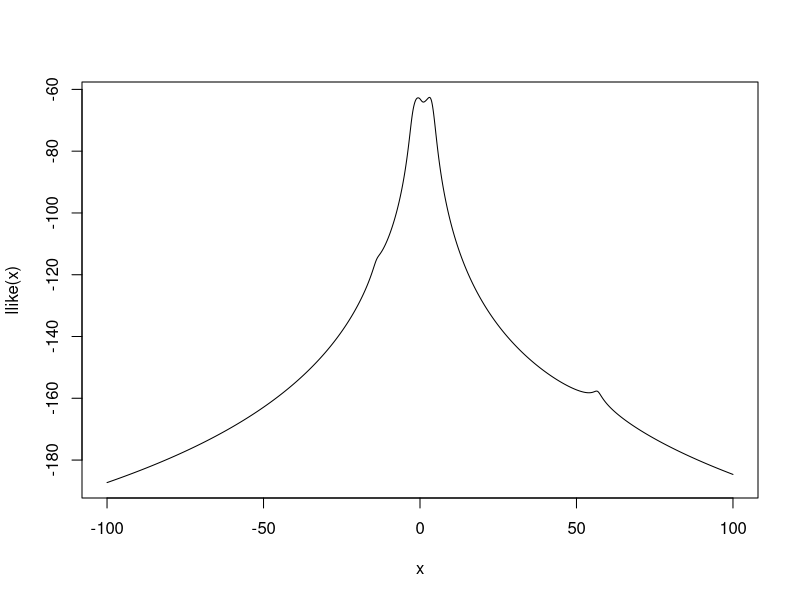
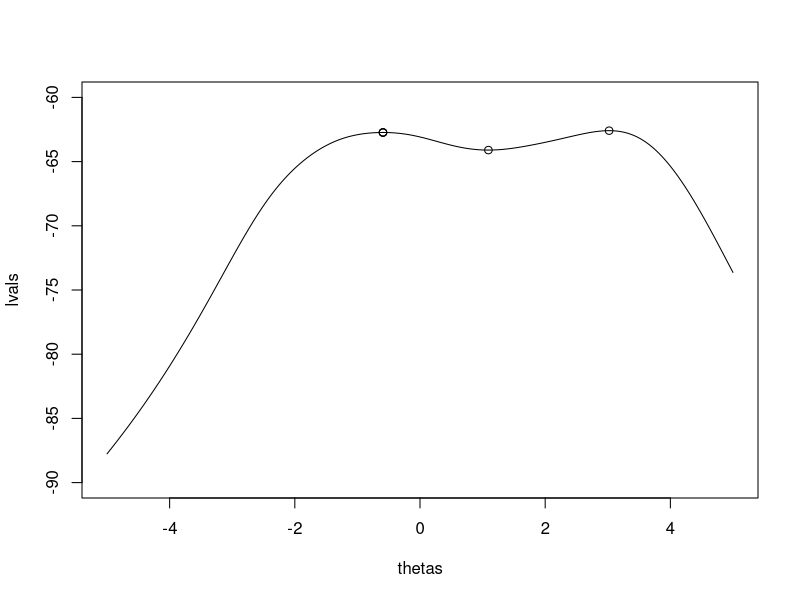
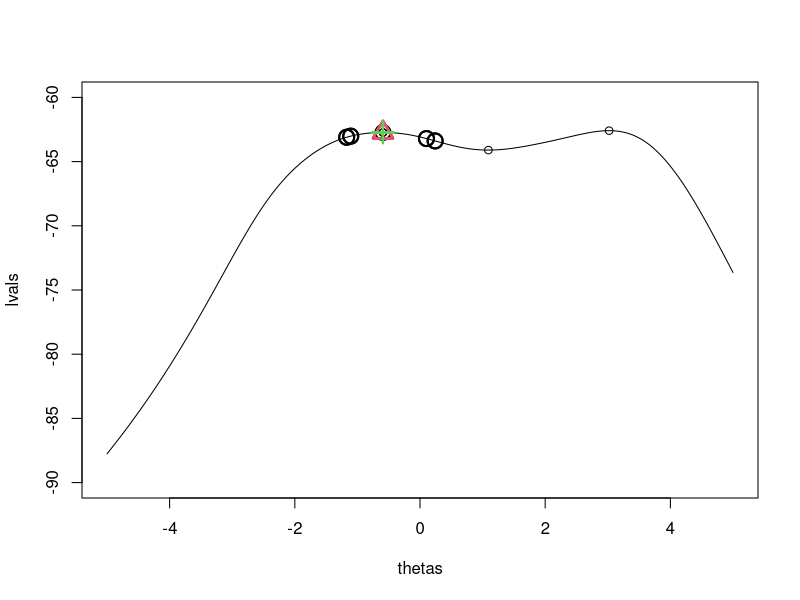
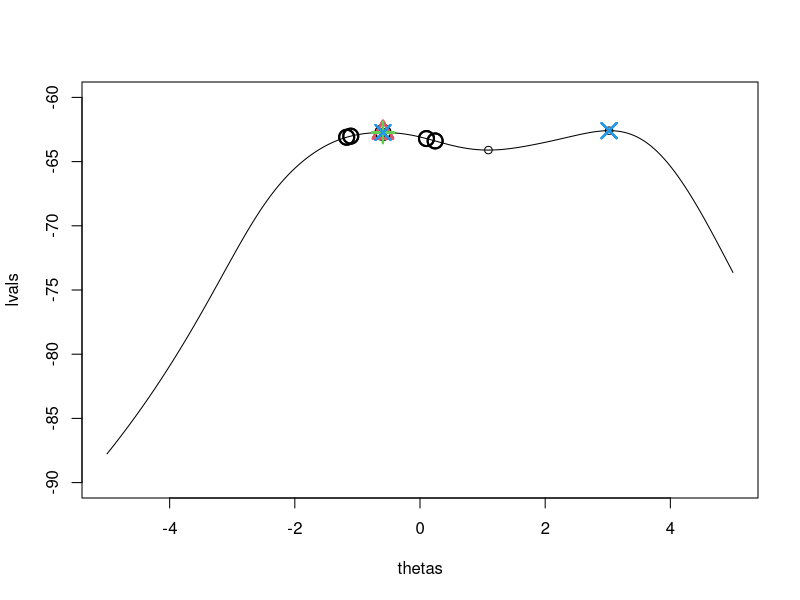
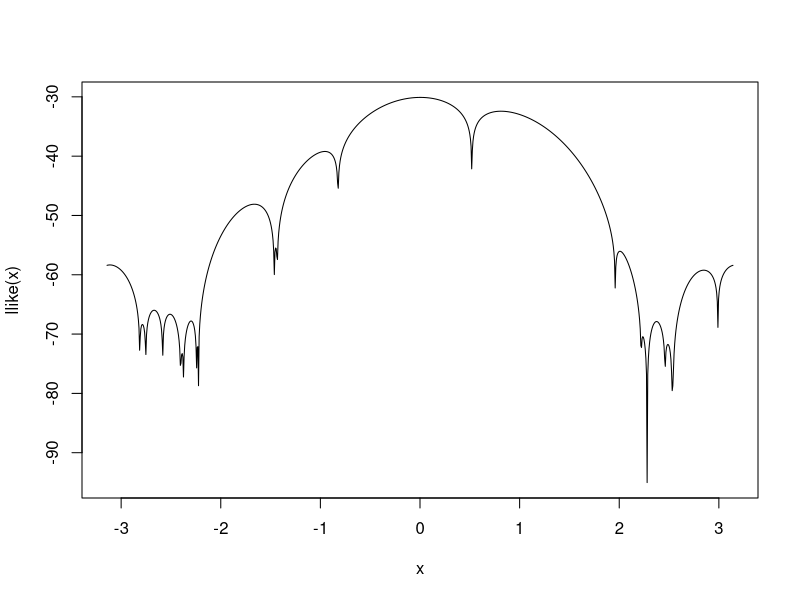
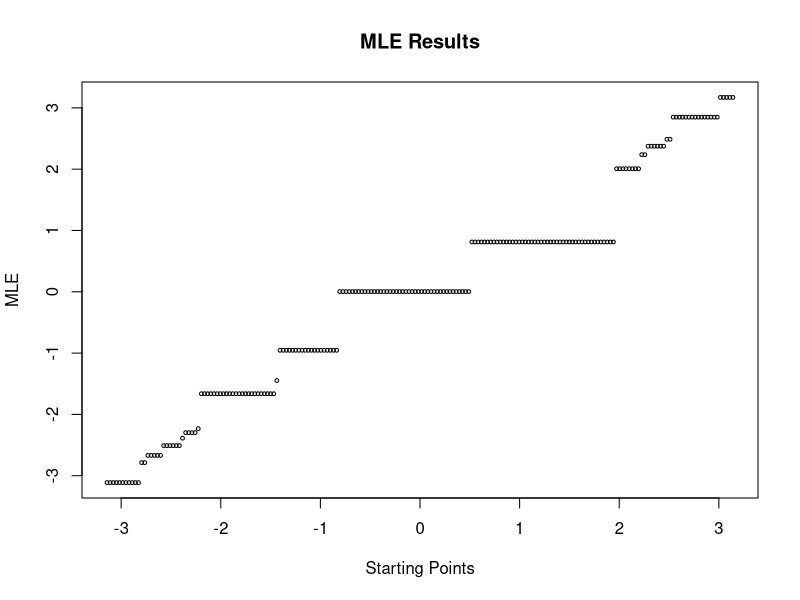
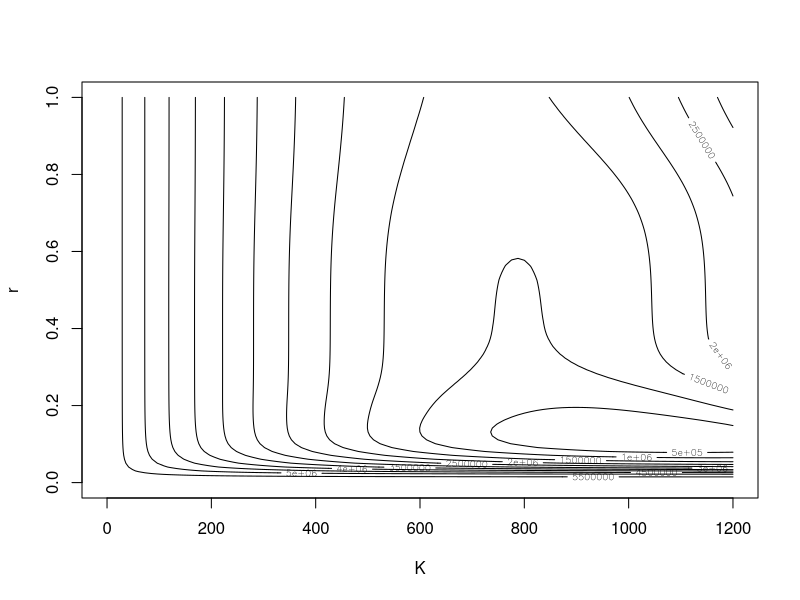

Generate these figures, in order, with R:
## ---- chunk 1
rm(list=ls())
if (!require("knitr")) 
  install.packages("knitr",dependencies = TRUE) 

## specify global chunk options
knitr::opts_chunk$set(fig.width = 16, fig.height = 5, dpi = 300,
                      out.width = "90%", fig.align = "center")
## ---- chunk 2
###q1b
x <- c(1.77,-0.23,2.76,3.80,3.47,56.75,-1.34,4.24,-2.44,
       3.29,3.71,-2.40,4.53,-0.07,-1.05,-13.87,-2.53,-1.75)
#l(theta)
llikeli <- function(theta,x. = x){
  sum(-log(pi)-log(1+(x. - theta)^2))
}
llike <- Vectorize(llikeli)
#graph the log-likelihood function, limit from -100 to 100
curve(llike, from = -100, to = 100, n = 10000)
## ---- chunk 3
#l'(theta)
lp <- function(theta,x. = x){
  -2*sum((theta-x.)/(1+(theta-x.)^2))
}
#l''(theta)
lpp <- function(theta,x. = x)
{
  -2*sum((1-(theta-x.)^2)/((1+(theta-x.)^2)^2))
}

#starting points
startp <- c(-11, -1, 0, 1.5, 4, 4.7, 7, 8, 38)

thetas_1b <- rep(NA,length(startp))
counts_1b <- rep(NA,length(startp))
lvals_1b <- rep(NA,length(startp))

#Newton-Raphson method
for(i in 1:length(startp)){
  theta <- startp[i]
  count <- 0
  process <- TRUE
  while(process){
    l <- llikeli(theta, x. = x)
    l1 <- lp(theta, x. = x)
    l2 <- lpp(theta, x. = x)
    #theta_(t+1) = theta_t - l'(theta_t)/l''(theta_t)
    theta <- theta - l1/l2
    count <- count + 1
    #let l1 close to 0 and test less than 10000 times
    if(abs(l1) < 1e-6 | count == 10000)
      process = FALSE
  }
  thetas_1b[i] <- theta
  counts_1b[i] <- count
  lvals_1b[i] <- llikeli(theta, x. = x)
}
## ---- chunk 4
counts_1b
lvals_1b
#determine the range of the plot
llikeli(-5, x)
max(lvals_1b)

#plotting
plot(thetas_1b,lvals_1b, "p", xlim = c(-5, 5), 
     ylim = c(-90, -60), xlab = c("thetas"), ylab = c("lvals"))
curve(llike, from = -5, to = 5, n = 1000, add = TRUE)
## ---- chunk 5
#take sample mean as the start point
startpp <- mean(x)

thetas_1bb <- rep(NA,length(startpp))
counts_1bb <- rep(NA,length(startpp))
lvals_1bb <- rep(NA,length(startpp))

#Newton-Raphson method
for(i in 1:length(startpp)){
  theta <- startpp[i]
  count <- 0
  process <- TRUE
  while(process){
    l <- llikeli(theta, x. = x)
    l1 <- lp(theta, x. = x)
    l2 <- lpp(theta, x. = x)
    #theta_(t+1) = theta_t - l'(theta_t)/l''(theta_t)
    theta <- theta - l1/l2
    count <- count + 1
    #let l1 close to 0 and test less than 10000 times
    if(abs(l1) < 1e-6 | count == 10000)
      process = FALSE
  }
  thetas_1bb[i] <- theta
  counts_1bb[i] <- count
  lvals_1bb[i] <- llikeli(theta, x. = x)
}
## ---- chunk 6
counts_1bb
lvals_1bb
## ---- chunk 7
G <- function(theta, x. = x, alpha. = alpha){
  alpha * lp(theta, x. = x) + theta
}
alphas <- c(1, 0.64, 0.25)
thetas_1c <- matrix(NA,length(startp),length(alphas))
counts_1c <- matrix(NA,length(startp),length(alphas))
lvals_1c <- matrix(NA,length(startp),length(alphas))

#fixed-point iterations
for(j in 1:length(startp)){
  theta <- startp[j]
  for (k in 1:length(alphas)){
    alpha <- alphas[k]
    count <- 0
    process <- TRUE
    while(process){
      l1 <- lp(theta, x. = x)
      #G(x) = alpha * l'(theta) + theta
      theta <- G(theta, x. = x, alpha. = alpha)
      count <- count + 1
      #let l1 close to 0 and test less than 10000 times
      if(abs(l1) < 1e-6 | count == 10000){
        process = FALSE
        thetas_1c[j,k] <- theta
        counts_1c[j,k] <- count
        lvals_1c[j,k] <- llikeli(theta, x. = x)       
      }
    }
  }
}

row.names(thetas_1c) <- startp
row.names(counts_1c) <- startp
row.names(lvals_1c) <- startp
colnames(thetas_1c) <- alphas
colnames(counts_1c) <- alphas
colnames(lvals_1c) <- alphas
## ---- chunk 8
plot(thetas_1b,lvals_1b, "p", xlim = c(-5, 5), 
     ylim = c(-90, -60), xlab = c("thetas"), ylab = c("lvals"))
curve(llike, from = -5, to = 5, n = 1000, add = TRUE)
typ <- seq(1,length(alphas),1)
for (m in 1:length(typ)){
  points(thetas_1c[,m], lvals_1c[,m], pch=typ[m], col=typ[m], cex=2, lwd=2)
}
## ---- chunk 9
#I(theta) = n/2
I <- length(x)/2

thetas_1d <- rep(NA,length(startp))
counts_1d <- rep(NA,length(startp))
lvals_1d <- rep(NA,length(startp))

#fisher scoring
for(n in 1:length(startp)){
  theta <- startp[n]
  count <- 0
  process <- TRUE
  while(process){
    l1 <- lp(theta, x. = x)
    #theta_(t+1) = theta_t - l'(theta_t)/l''(theta_t)
    theta <- theta + l1/I
    count <- count + 1
    #let l1 close to 0 and test less than 10 times
    if(abs(l1) < 1e-6 | count == 10000)
      process = FALSE
  }
  thetas_1d[n] <- theta
  counts_1d[n] <- count
  lvals_1d[n] <- llikeli(theta, x. = x)
}

#then using newton raaphson method
thetas_1dn <- rep(NA,length(startp))
counts_1dn <- rep(NA,length(startp))
lvals_1dn <- rep(NA,length(startp))

for(i in 1:length(startp)){
  theta <- thetas_1d[i]
  count <- 0
  process <- TRUE
  while(process){
    l <- llikeli(theta, x. = x)
    l1 <- lp(theta, x. = x)
    l2 <- lpp(theta, x. = x)
    #theta_(t+1) = theta_t - l'(theta_t)/l''(theta_t)
    theta <- theta - l1/l2
    count <- count + 1
    #let l1 close to 0 and test less than 10000 times
    if(abs(l1) < 1e-6 | count == 10000)
      process = FALSE
  }
  thetas_1dn[i] <- theta
  counts_1dn[i] <- count
  lvals_1dn[i] <- llikeli(theta, x. = x)
}
## ---- chunk 10
plot(thetas_1b,lvals_1b, "p", xlim = c(-5, 5), 
     ylim = c(-90, -60), xlab = c("thetas"), ylab = c("lvals"))
curve(llike, from = -5, to = 5, n = 1000, add = TRUE)
typ <- seq(1,length(alphas),1)
for (m in 1:length(typ)){
  points(thetas_1c[,m], lvals_1c[,m], pch=typ[m], col=typ[m], cex=2, lwd=2)
}
points(thetas_1dn,lvals_1dn, pch=length(typ)+1, col=length(typ)+1, cex=2, lwd=2)
## ---- chunk 11
counts_1b
knitr::kable(counts_1c)
counts_1d
## ---- chunk 12
thetas_1b
knitr::kable(thetas_1c)
thetas_1d
## ---- chunk 13
rm(list=ls())
x <- c(3.91, 4.85, 2.28, 4.06, 3.70, 4.04, 5.46, 3.53, 2.28, 1.96,
       2.53, 3.88, 2.22, 3.47, 4.82, 2.46, 2.99, 2.54, 0.52)

#l(theta)
llikeli <- function(theta,x. = x){
  sum(-log(2*pi)+log(1-cos(x. - theta)))
}
llike <- Vectorize(llikeli)
#graph the log-likelihood function, limit from -pi to pi
curve(llike, from = -pi, to = pi, n = 1000)
## ---- chunk 14
###q2b
estimator <-function(theta, xbar){
  pi+sin(theta)-xbar
}
print(root1<-uniroot(estimator,c(0,pi/2),xbar=mean(x))$root)

print(root2<-uniroot(estimator,c(pi/2,pi),xbar=mean(x))$root)
## ---- chunk 15
#starting points
startp <- c(root1, root2, -2.7, 2.7)
## ---- chunk 16
lp <- function(theta, x. = x){
  sum((sin(x-theta))/(1-cos(x-theta)))
}
lpp <- function(theta, x. = x){
  -sum(1/(cos(x-theta)-1))
  }

thetas_2cd <- rep(NA,length(startp))
counts_2cd <- rep(NA,length(startp))
lvals_2cd <- rep(NA,length(startp))

#Newton-Raphson method
for(i in 1:length(startp)){
  theta <- startp[i]
  count <- 0
  process <- TRUE
  while(process){
    l <- llikeli(theta, x. = x)
    l1 <- lp(theta, x. = x)
    l2 <- lpp(theta, x. = x)
    #theta_(t+1) = theta_t - l'(theta_t)/l''(theta_t)
    theta <- theta - l1/l2
    count <- count + 1
    #let l1 close to 0 and test less than 10000 times
    if(abs(l1) < 1e-6 | count == 10000)
      process = FALSE
  }
  thetas_2cd[i] <- theta
  counts_2cd[i] <- count
  lvals_2cd[i] <- llikeli(theta, x. = x)
}

thetas_2cd <- matrix(thetas_2cd, ncol = length(startp))
counts_2cd <- matrix(counts_2cd, ncol = length(startp))
lvals_2cd <- matrix(lvals_2cd, ncol = length(startp))
colnames(thetas_2cd) <- round(startp, digits = 2)
colnames(counts_2cd) <- round(startp, digits = 2)
colnames(lvals_2cd) <- round(startp, digits = 2)
## ---- chunk 17
knitr::kable(thetas_2cd)
knitr::kable(counts_2cd)
knitr::kable(lvals_2cd)
## ---- chunk 18
###q2e
#starting points
startp <- seq(-pi, pi, length.out = 200)

thetas_2e <- rep(NA,length(startp))
counts_2e <- rep(NA,length(startp))
lvals_2e <- rep(NA,length(startp))

#Newton-Raphson method
for(i in 1:length(startp)){
  theta <- startp[i]
  count <- 0
  process <- TRUE
  while(process){
    l <- llikeli(theta, x. = x)
    l1 <- lp(theta, x. = x)
    l2 <- lpp(theta, x. = x)
    #theta_(t+1) = theta_t - l'(theta_t)/l''(theta_t)
    theta <- theta - l1/l2
    count <- count + 1
    #let l1 close to 0 and test less than 10000 times
    if(abs(l1) < 1e-6 | count == 10000)
      process = FALSE
  }
  thetas_2e[i] <- theta
  counts_2e[i] <- count
  lvals_2e[i] <- llikeli(theta, x. = x)
}

thetas_2e <- matrix(thetas_2e, ncol = length(startp))
counts_2e <- matrix(counts_2e, ncol = length(startp))
lvals_2e <- matrix(lvals_2e, ncol = length(startp))
colnames(thetas_2e) <- round(startp, digits = 2)
colnames(counts_2e) <- round(startp, digits = 2)
colnames(lvals_2e) <- round(startp, digits = 2)
## ---- chunk 19
plot(startp, thetas_2e, main='MLE Results', cex = 0.5,
     ylab='MLE', xlab='Starting Points', pch = 1)
## ---- chunk 20
thetas_2ee <- as.data.frame(round(t(thetas_2e), digits = 2))
colnames(thetas_2ee) <- c("MLE")
uniq <- unique(thetas_2ee)
knitr::kable(uniq)
## ---- chunk 21
grp <- split(startp, round(thetas_2e, digits = 4))
minl <- sapply(grp, min)
maxl <- sapply(grp, max)
fingrp <- round(cbind(minl,maxl), digits = 4)
colnames(fingrp) <- c("Lower Limit", "Upper Limit")
knitr::kable(fingrp)
## ---- chunk 22
rm(list=ls())
beetles <- data.frame(
  days = c(0, 8, 28, 41, 63, 69, 97, 117, 135, 154),
  beetles = c(2, 47, 192, 256, 768, 896, 1120, 896, 1184, 1024))

errors <- rep(NA, nrow(beetles))

nls(beetles ~ (K*beetles[1])/(beetles[1]+(K-beetles[1])*exp(-r*days)), 
    start = list(K = 1000, r = 1), data = beetles, trace = TRUE)
## ---- chunk 23
###q3b
gnapp <- function(r, K){
  for (i in 1:nrow(beetles)){
    errors[i] <- (beetles$beetles[i] - (K * beetles$beetles[1]) /
                    (beetles$beetles[1] + (K - beetles$beetles[1])*exp(-r * beetles$days[i])))^2
  }
  return(sum(errors))
}

z <- matrix(0,100,100,byrow = TRUE)
for (i in 1:100){
  for(j in 1:100){
    K <- 0+12*j
    r <- 0+0.01*i
    z[j,i] <- gnapp(r, K)
  }
}

r <- seq(0,1,length.out = 100)
K <- seq(0,1200,length.out = 100)
contour(K,r,z, xlab = "K", ylab = "r")
## ---- chunk 24
###q3c
rm(list=ls())
l <- expression(
  log(1/(sqrt(2*pi)*sigma))-(log((2*2+2*(K-2)*exp(-r*0))/(2*K)))^2/(2*sigma^2)+
  log(1/(sqrt(2*pi)*sigma))-(log((2*47+47*(K-2)*exp(-r*8))/(2*K)))^2/(2*sigma^2)+
  log(1/(sqrt(2*pi)*sigma))-(log((2*192+192*(K-2)*exp(-r*28))/(2*K)))^2/(2*sigma^2)+
  log(1/(sqrt(2*pi)*sigma))-(log((2*256+256*(K-2)*exp(-r*41))/(2*K)))^2/(2*sigma^2)+
  log(1/(sqrt(2*pi)*sigma))-(log((2*768+768*(K-2)*exp(-r*63))/(2*K)))^2/(2*sigma^2)+
  log(1/(sqrt(2*pi)*sigma))-(log((2*896+896*(K-2)*exp(-r*69))/(2*K)))^2/(2*sigma^2)+
  log(1/(sqrt(2*pi)*sigma))-(log((2*1120+1120*(K-2)*exp(-r*97))/(2*K)))^2/(2*sigma^2)+
  log(1/(sqrt(2*pi)*sigma))-(log((2*896+896*(K-2)*exp(-r*117))/(2*K)))^2/(2*sigma^2)+
  log(1/(sqrt(2*pi)*sigma))-(log((2*1184+1184*(K-2)*exp(-r*135))/(2*K)))^2/(2*sigma^2)+
  log(1/(sqrt(2*pi)*sigma))-(log((2*1024+1024*(K-2)*exp(-r*154))/(2*K)))^2/(2*sigma^2))

lpk <- D(l,"K")
lpr <- D(l,"r")
lps <- D(l,"sigma")
lppkk <- D(D(l,"K"),"K")
lppkr <- D(D(l,"K"),"r")
lppks <- D(D(l,"K"),"sigma")
lpprr <- D(D(l,"r"),"r")
lpprs <- D(D(l,"r"),"sigma")
lppss <- D(D(l,"sigma"),"sigma")
## ---- chunk 25
krs <- matrix(c(1050, 0.12, 0.5))
row.names(krs) <- c("K", "r", "sigma")
knitr::kable(krs)
## ---- chunk 26
count <- 0
process <- TRUE
while(process){
  K <- krs[1]
  r <- krs[2]
  sigma <- krs[3]
  gp <- matrix(c(eval(lpk), eval(lpr), eval(lps)))
  gpt <- t(gp)
  M <- matrix(c(eval(lppkk),eval(lppkr),eval(lppks),eval(lppkr),eval(lpprr),
                eval(lpprs),eval(lppks),eval(lpprs),eval(lppss)),byrow=TRUE,nrow=3)
  Minv <- solve(M)
  krs <-  krs - Minv %*% gp
  count <- count + 1
  if(gpt%*%gp < 1e-6 | count == 1000)
    process = FALSE
}
count

knitr::kable(t(krs))
krss <- matrix(c(K,r,sigma^2), ncol = 3)
colnames(krss) <- c("K", "r", "sigma2")
knitr::kable(krss)
## ---- chunk 27
vari <- solve(-M)
colnames(vari) <- row.names(vari) <- c("K", "r", "sigma")
knitr::kable(vari)
